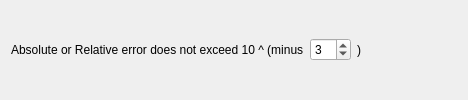
        <widget class="QWidget" name="realNumberMode">
         <layout class="QHBoxLayout" name="horizontalLayout_9">
          <item>
           <widget class="QLabel" name="precisionLabel">
            <property name="sizePolicy">
             <sizepolicy hsizetype="Fixed" vsizetype="Preferred">
              <horstretch>0</horstretch>
              <verstretch>0</verstretch>
             </sizepolicy>
            </property>
            <property name="text">
             <string>Absolute or Relative error does not exceed 10 ^ (minus</string>
            </property>
           </widget>
          </item>
          <item>
           <widget class="QSpinBox" name="realPrecision">
            <property name="maximum">
             <number>18</number>
            </property>
            <property name="value">
             <number>3</number>
            </property>
           </widget>
          </item>
          <item>
           <widget class="QLabel" name="digitsLabel">
            <property name="sizePolicy">
             <sizepolicy hsizetype="Fixed" vsizetype="Preferred">
              <horstretch>0</horstretch>
              <verstretch>0</verstretch>
             </sizepolicy>
            </property>
            <property name="text">
             <string>)</string>
            </property>
           </widget>
          </item>
          <item>
           <spacer name="horizontalSpacer_2">
            <property name="orientation">
             <enum>Qt::Orientation::Horizontal</enum>
            </property>
            <property name="sizeHint" stdset="0">
             <size>
              <width>96</width>
              <height>20</height>
             </size>
            </property>
           </spacer>
          </item>
         </layout>
        </widget>
